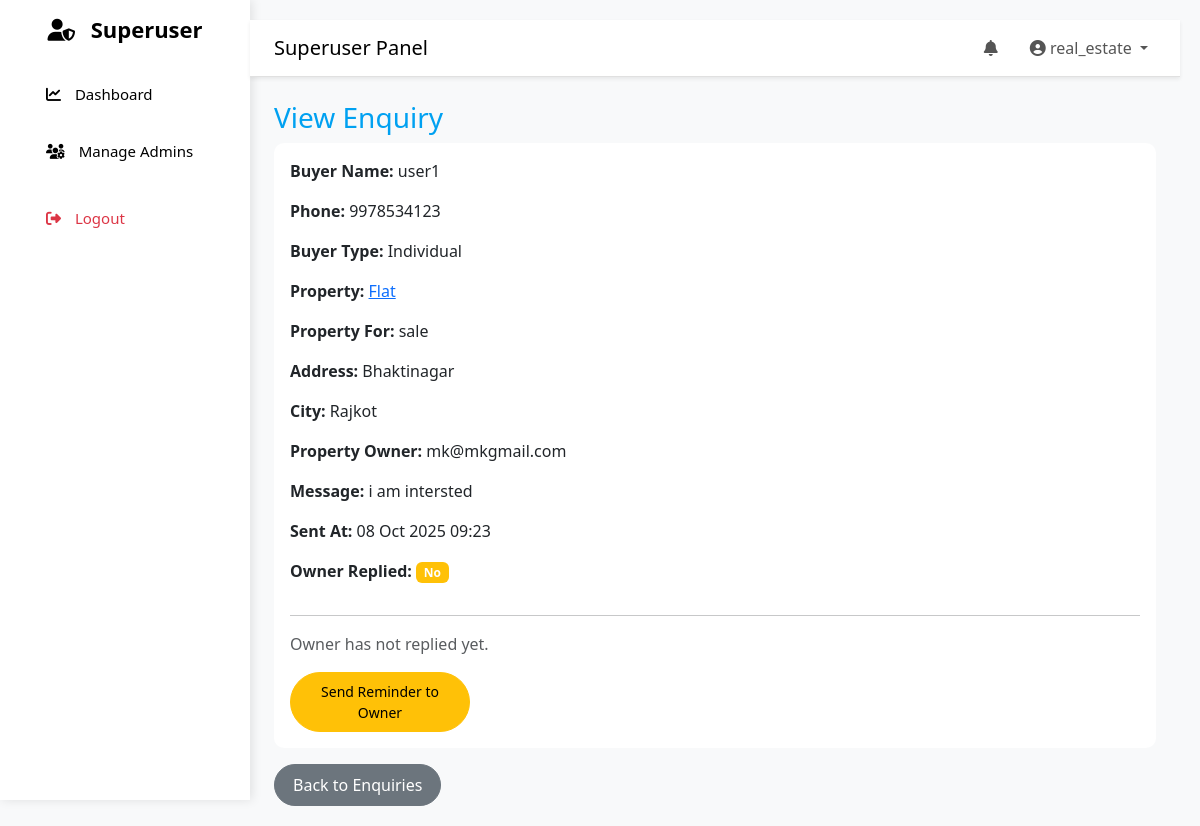
Screenshot of /custom-admin/enquiries/view/15/ (signed in) with the database file from the repository.
### properties/models.py (models this page shows, shortened)
class Inquiry(models.Model):
    property = models.ForeignKey(Property, on_delete=models.CASCADE, related_name='inquiries')
    sender = models.ForeignKey(User, on_delete=models.CASCADE, related_name='inquiries')
    buyer_type = models.CharField(max_length=20, choices=(("individual", "Individual"), ("dealer", "Dealer")), default='Individual')
    name = models.CharField(max_length=50)
    phone = models.CharField(max_length=20)
    message = models.TextField()
    created_at = models.DateTimeField(auto_now_add=True)
    owner_replied = models.BooleanField(default=False)
    reply_message = models.TextField(blank=True, null=True)
    replied_at = models.DateTimeField(blank=True, null=True)

class Property(models.Model):
    FURNISHING_CHOICES = [
    ("furnished", "Furnished"),
    ("semi_furnished", "Semi-Furnished"),
    ("unfurnished", "Unfurnished"),
    ]
    AGE_CHOICES = [
    ("new", "New Construction"),
    ("0-1", "Less than 1 Year"),
    ("1-5", "1-5 Years"),
    ("5-10", "5-10 Years"),
    ("10+", "10+ Years"),
    ]
    FACING_CHOICES = [
    ("north", "North"),
    ("south", "South"),
    ("east", "East"),
    ("west", "West"),
    ]
    DEAL_TYPE_CHOICES = [
    ('sale', 'For Sale'),
    ('rent', 'For Rent'),
    ]
    STATUS_CHOICES = [
        ('pending', 'Pending'),
        ('approved', 'Approved'),
        ('rejected', 'Rejected'),
    ]
    LISTED_BY_CHOICES = [
        ('owner', 'Owner'),
        ('agent', 'Agent'),
        ('builder', 'Builder'),
    ]
    PROPERTY_TYPE_CHOICES = [
        ('flat', 'Flat'),
        ('house', 'House'),
        ('apartment', 'Apartment'),
        ('villa', 'Villa'),
        ('land', 'Land'),
        ('commercial', 'Commercial'),
    ]
    BHK_CHOICES = [
        ('1bhk', '1BHK'),
        ('2bhk', '2BHK'),
        ('3bhk', '3BHK'),
        ('4bhk+', '4BHK+'),
    ]
    BUSINESS_TYPES = [
        ('office', 'Office'),
        ('shop', 'Shop'),
        ('restaurant', 'Restaurant'),
        ('warehouse', 'Warehouse'),
        ('factory', 'Factory'),
    ]
    AVAILABILITY_CHOICES = [
        ('available', 'Available'),
        ('sold', 'Sold'),
        ('rented', 'Rented'),
    ]
    REQUIRE_CHOICES = [
        ('ready', 'Ready to Move'),
        ('under_construction', 'Under Construction'),
        ('launching_soon', 'Launching Soon'),
    ]
    owner = models.ForeignKey(User, on_delete=models.CASCADE, related_name='properties')
    locality = models.ForeignKey(Locality, on_delete=models.CASCADE, related_name="properties")
    apartment_name = models.CharField(max_length=100, blank=True, null=True)
    desc = models.TextField()
    price = models.DecimalField(max_digits=12, decimal_places=2, null=True, blank=True)
    rent_per_month = models.DecimalField(max_digits=10, decimal_places=2, null=True, blank=True)
    deposit_amount = models.DecimalField(max_digits=10, decimal_places=2, null=True, blank=True)  # Rent
    property_type = models.CharField(max_length=20, choices=PROPERTY_TYPE_CHOICES)
    listed_by = models.CharField(max_length=20, choices=LISTED_BY_CHOICES)
    status = models.CharField(max_length=20, choices=STATUS_CHOICES, default='pending')
    deal_type = models.CharField(max_length=10, choices=DEAL_TYPE_CHOICES)
    posted_on = models.DateTimeField(auto_now_add=True)
    availability = models.CharField(max_length=20, choices=AVAILABILITY_CHOICES, default='available')
    area = models.PositiveIntegerField(null=True, blank=True, help_text="Area in square feet")
    require = models.CharField(max_length=30, choices=REQUIRE_CHOICES, default='ready to move')
    updated_on = models.DateTimeField(auto_now_add=True)
    is_active = models.BooleanField(default=True)
    furnishing = models.CharField(
        max_length=20, choices=FURNISHING_CHOICES, default="unfurnished"
    )
    floor_number = models.IntegerField(blank=True, null=True)
    total_floors = models.IntegerField(blank=True, null=True)
    property_age = models.CharField(
        max_length=20, choices=AGE_CHOICES, default="new"
    )
    facing = models.CharField(
        max_length=20, choices=FACING_CHOICES, blank=True, null=True, help_text="e.g. North, East, West"
    )
    parking = models.IntegerField(default=0)
    features = models.ManyToManyField(Feature, blank=True)
    bhk = models.CharField(max_length=10, choices=BHK_CHOICES, null=True, blank=True)
    bedrooms = models.IntegerField(null=True, blank=True)
    bathrooms = models.IntegerField(null=True, blank=True)
    business_type = models.CharField(
        max_length=100, choices=BUSINESS_TYPES, null=True, blank=True,
        help_text="e.g. Office, Shop, Warehouse"
    )
    seats = models.IntegerField(blank=True, null=True)      # <-- Seats/workstations
    plot_area = models.FloatField(null=True, blank=True, help_text="Area in square yards/acres")
    road_access = models.BooleanField(default=False)
    area_unit = models.CharField(max_length=20, default="sq.ft", help_text="sq.ft, sq.yd, acre")
    road_width = models.IntegerField(null=True, blank=True, help_text="Width in feet")
    zoning_type = models.CharField(
        max_length=50,
        choices=[("residential", "Residential"), ("commercial", "Commercial"),
                 ("industrial", "Industrial"), ("agricultural", "Agricultural")],
        null=True, blank=True
    )
    ownership_type = models.CharField(
        max_length=50,
        choices=[("freehold", "Freehold"), ("leasehold", "Leasehold"),
                 ("poa", "Power of Attorney"), ("govt", "Government Land")],
        null=True, blank=True
    )
    boundary_wall = models.BooleanField(default=False)
    lease_duration = models.CharField(max_length=50, null=True, blank=True, help_text="e.g. 11 months / 3 years")

class Locality(models.Model):
    city = models.ForeignKey(City, on_delete=models.CASCADE, related_name="localities")
    name = models.CharField(max_length=100)
    pincode = models.CharField(max_length=10, blank=True, null=True)
    class Meta:
        unique_together = ('city', 'name')

class City(models.Model):
    name = models.CharField(max_length=20)
    image = models.ImageField(upload_to='cities/', null=True, blank=True)

### properties/views.py (the view)
# urls.py: path('custom-admin/enquiries/view/<int:enquiry_id>/', views.view_enquiry, name='view_enquiry'),
@admin_required
def view_enquiry(request, enquiry_id):
    enquiry = get_object_or_404(Inquiry.objects.select_related("property", "property__owner", "sender"), id=enquiry_id)
    return render(request, "properties/admin/view_enquiry.html", {
        "enquiry": enquiry
    })

### properties/context_processors.py (called while the page is built)
def notifications(request):
    if request.user.is_authenticated:
        unread_count = Notification.objects.filter(user=request.user, read=False).count()
        unread_notifications = Notification.objects.filter(user=request.user, read=False).order_by('-created_at')[:5]
    else:
        unread_notifications = []
        unread_count = 0
    return {
        "unread_notifications": unread_notifications,
        "unread_count": unread_count,
    }

### properties/views.py (called while the page is built)
def is_admin(user):
    return user.is_authenticated and (user.is_staff or user.is_superuser)

### templates/properties/admin/view_enquiry.html (shortened to what this page needs)
{% extends 'properties/admin_base.html' %}
{% block body %}
<div class="container mt-4">
  <h3>View Enquiry</h3>
  <div class="card p-3">
    <p><strong>Buyer Name:</strong> {{ enquiry.name }}</p>
    <p><strong>Phone:</strong> {{ enquiry.phone }}</p>
    <p><strong>Buyer Type:</strong> {{ enquiry.buyer_type|capfirst }}</p>
    <p><strong>Property:</strong> <a href="{% url 'property_detail' enquiry.property.id %}">{{ enquiry.property.property_type|capfirst }}</a></p>
    <p><strong>Property For:</strong> {{ enquiry.property.deal_type }}</p>
    <p><strong>Address:</strong> {{ enquiry.property.locality.name }}</p>
    <p><strong>City:</strong> {{ enquiry.property.locality.city.name }}</p>
    <p><strong>Property Owner:</strong> {{ enquiry.property.owner.username }}</p>
    <p><strong>Message:</strong> {{ enquiry.message }}</p>
    <p><strong>Sent At:</strong> {{ enquiry.created_at|date:"d M Y H:i" }}</p>
    <p><strong>Owner Replied:</strong>
      {% if enquiry.owner_replied %}
        <span class="badge bg-success">Yes</span>
      {% else %}
        <span class="badge bg-warning">No</span>
      {% endif %}
    </p>
    {% if enquiry.owner_replied %}
      <hr>
      <p><strong>Owner Reply:</strong> {{ enquiry.reply_message }}</p>
      <p><strong>Replied At:</strong> {{ enquiry.replied_at|date:"d M Y H:i" }}</p>
    {% else %}
      <hr>
      <p class="text-muted">Owner has not replied yet.</p>
      <form method="post" action="{%url 'remind_owner' enquiry.id%}">
        <button type="submit" class="btn btn-warning btn-sm " style="width: 180px;">Send Reminder to Owner</button>
      </form>
    {% endif %}
  </div>
  <a href="{% url 'manage_enquiries' %}" class="btn btn-secondary mt-3">Back to Enquiries</a>
</div>
{% endblock %}

### templates/properties/admin_base.html (shortened to what this page needs)
{% load static %}
<!DOCTYPE html>
<html lang="en">
<head>
   <link href="{% static 'properties/main_css/bootstrap.min.css' %}" rel="stylesheet">
<link href="{% static 'properties/main_css/bootstrap-icons.min.css' %}" rel="stylesheet">
  <link href="{% static 'properties/main_css/admin.css' %}" rel="stylesheet">
  <link href="https://cdnjs.cloudflare.com/ajax/libs/font-awesome/6.5.0/css/all.min.css" rel="stylesheet">
</head>
<body class="bg-light">
  <div class="d-flex">
    <div class="sidebar bg-white text-dark p-3 vh-100" style="width:250px;">
      <h4 class="mb-4">
        {% if request.user.is_superuser %}
          <i class="fas fa-user-shield"></i> Superuser
        {% elif request.user.is_staff %}
          <i class="fas fa-user-cog"></i> Admin
        {% else %}
          <i class="fas fa-user"></i> Dashboard
        {% endif %}
      </h4>
      <nav class="nav flex-column">
        {% if request.user.is_superuser %}
          <a href="{% url 'superuser_dashboard' %}" class="nav-link  {% if request.resolver_match.url_name == 'superuser_dashboard' %}active fw-bold{% endif %}">
            <i class="fas fa-chart-line"></i> Dashboard
          </a>
          <a href="{% url 'manage_admins' %}" class="nav-link  {% if request.resolver_match.url_name == 'manage_admins' %}active fw-bold{% endif %}">
            <i class="fas fa-users-gear"></i> Manage Admins
          </a>
        {% endif %}
        <a href="{% url 'logout_view' %}" class="nav-link text-danger mt-3">
          <i class="fas fa-sign-out-alt"></i> Logout
        </a>
      </nav>
    </div>
    <div class="content flex-grow-1">
      <nav class="navbar navbar-expand navbar-light bg-white shadow-sm px-4">
        <span class="navbar-brand">
          {% if request.user.is_superuser %}
            Superuser Panel
          {% elif request.user.is_staff %}
            Admin Panel
          {% else %}
            Dashboard
          {% endif %}
        </span>
        <ul class="navbar-nav ms-auto">
          <li class="nav-item me-3">
            <a class="nav-link"><i class="fas fa-bell"></i></a>
          </li>
          <li class="nav-item dropdown">
            <a class="nav-link dropdown-toggle" href="#" data-bs-toggle="dropdown">
              <i class="fas fa-user-circle"></i> {{ request.user.username }}
            </a>
          </li>
        </ul>
      </nav>
      <div class="container-fluid mt-4">
        {% block body %}{% endblock %}
      </div>
    </div>
  </div>
</body>
</html>

### properties/static/properties/main_css/admin.css (style rules this page uses)
* { margin: 0; padding: 0; box-sizing: border-box; font-family: "Segoe UI", Tahoma, Geneva, Verdana, sans-serif; }
:root { --primary-color: #00A1F1; --primary-color-hover: #008ECC; }
h3, h4, h5 { color: var(--primary-color); }
button { width: 100%; padding: 12px; border: none; border-radius: 8px; background: #00A1F1; color: white; font-weight: bold; cursor: pointer; font-size: 15px; transition: background 0.3s ease, transform 0.2s ease; }
body { background: #f7f9fc; color: black; }
.sidebar { position: fixed; top: 0; left: 0; height: 100%; width: 230px; background: #00A1F1; color: black; padding-top: 20px; box-shadow: 2px 0 10px rgba(0, 0, 0, 0.1); }
.sidebar h4 { font-size: 22px; margin-bottom: 30px; font-weight: bold; text-align: center; color: black; }
.sidebar a { display: flex; align-items: center; gap: 10px; padding: 12px 20px; margin: 5px 10px; text-decoration: none; color: black; border-radius: 8px; font-size: 15px; font-weight: 500; transition: all 0.3s ease; }
.content { margin-left: 230px; padding: 20px; }
body { font-family: "Segoe UI", Tahoma, Geneva, Verdana, sans-serif; background-color: #f8f9fa; margin: 0; padding: 0; }
.sidebar { position: fixed; top: 0; left: 0; height: 100%; width: 230px; background-color: white; padding-top: 20px; overflow-y: auto; }
.sidebar a { display: block; color: black; padding: 12px 20px; text-decoration: none; transition: all 0.3s ease; }
.sidebar i { margin-right: 10px; }
.navbar { border-bottom: 1px solid #e0e0e0; }
.navbar .nav-link { color: #555 !important; }
.card { border: none; border-radius: 10px; }
.btn { border-radius: 30px; padding: 8px 18px; }

### rows the page displays
Inquiry: name "user1", phone "9978534123", buyer_type "Individual", property.property_type "Flat", property.deal_type "sale", property.locality.name "Bhaktinagar", property.locality.city.name "Rajkot", property.owner.username "mk@mkgmail.com", message "i am intersted", created_at "08 Oct 2025 09:23"

### other values shown
{{ request.user.username }} "real_estate"
